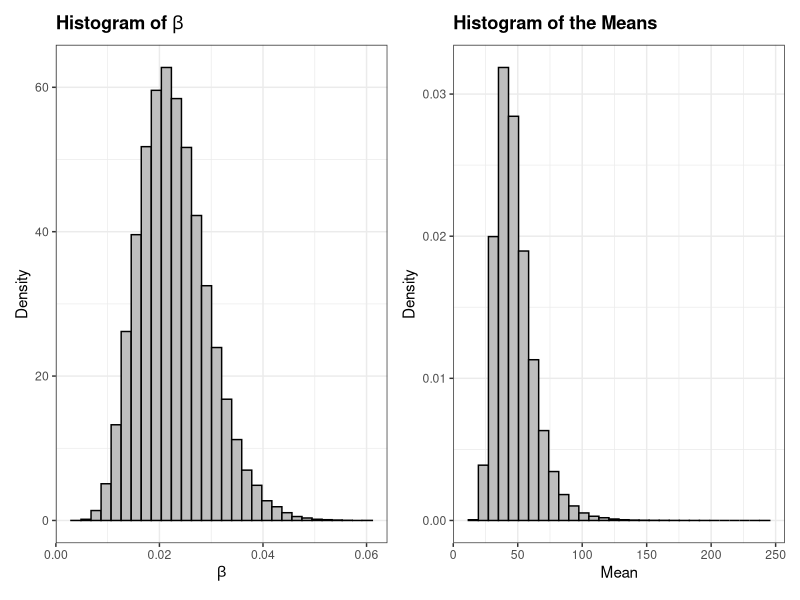
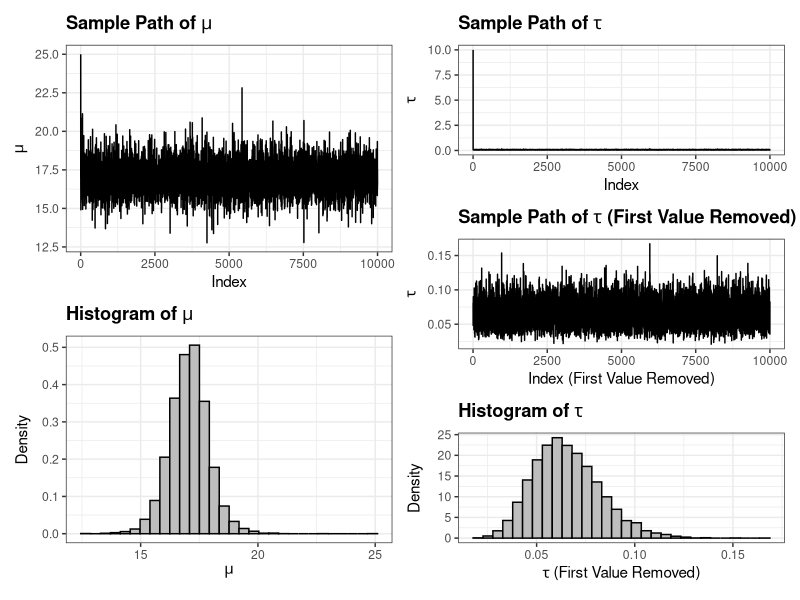
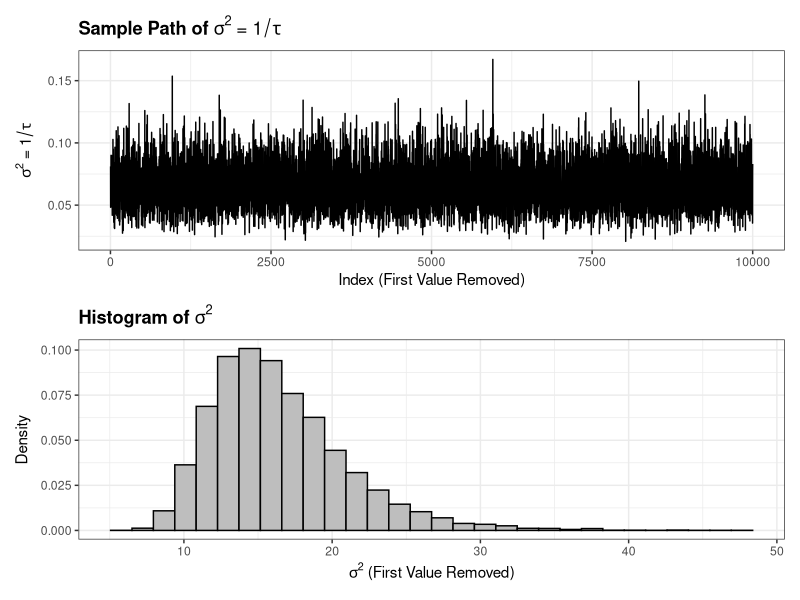
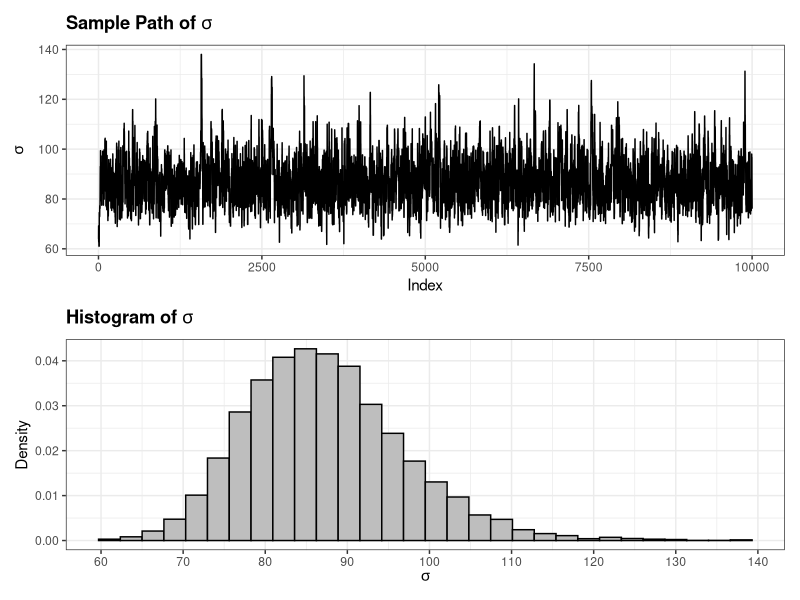
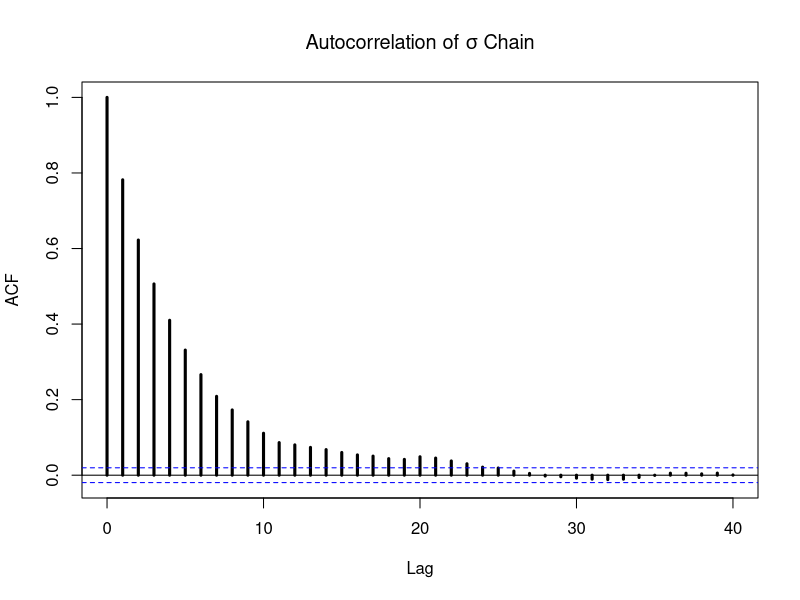
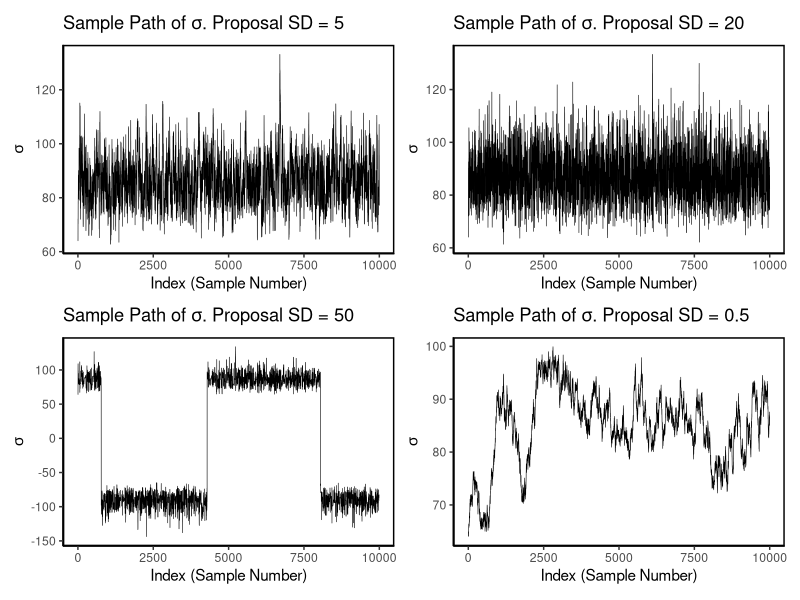
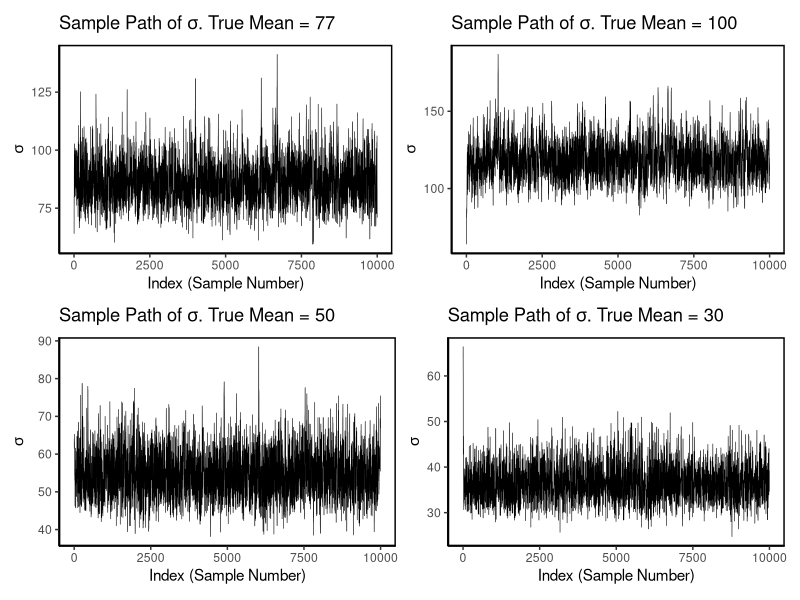
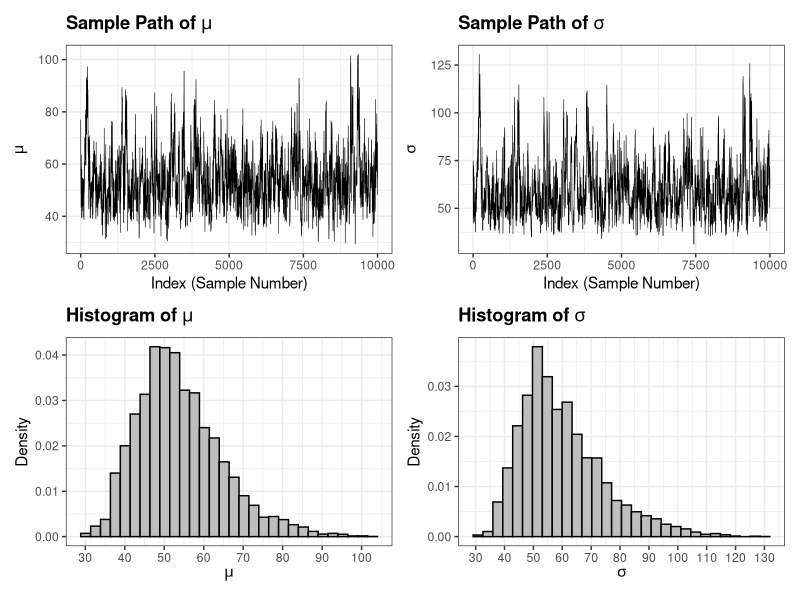

Reproduce these figures in R, in order.
## ---- chunk 1
knitr::opts_chunk$set(echo = TRUE, fig.align="center")
library(caret)
library(tidyverse)
img_path <- "svmFigs/"
## ---- chunk 2
set.seed(2026)
x <- c(1,5,3,2,4)
mu <- rnorm(n = 500000, mean = mean(x), sd = sqrt(2.5/5))
quantile(mu, c(0.025, 0.975))
## ---- chunk 3
sigma_sq0 <- 1
mean_mu <- 1/(1/sigma_sq0 + 5/2.5) * (6/sigma_sq0 + 5*mean(x)/2.5)
sigma_mu <- sqrt(1/(1/sigma_sq0 + 5/2.5))
mu <- rnorm(500000, mean_mu, sigma_mu)
quantile(mu, c(0.025, 0.975))
## ---- chunk 4
sigma_sq0 <- 10
mean_mu <- 1/(1/sigma_sq0 + 5/2.5) * (6/sigma_sq0 + 5*mean(x)/2.5)
sigma_mu <- sqrt(1/(1/sigma_sq0 + 5/2.5))
mu <- rnorm(500000, mean_mu, sigma_mu)
quantile(mu, c(0.025, 0.975))
## ---- chunk 5
x <- c(18.9, 146.5, 12.4, 12.1, 80.4, 37.1, 37.0, 127.5, 4.2, 12.8, 25.9, 9.8) 
shape <- 1/40 + 12*1
rate <- 1 + sum(x)
beta <- rgamma(100000, shape, rate)
quantile(beta, c(0.025, 0.975))
quantile(1/beta, c(0.025, 0.975))
## ---- chunk 6
#| label: hist_beta
#| echo: false
#| out-width: 75%
library(patchwork) |> suppressPackageStartupMessages()
x <- c(18.9, 146.5, 12.4, 12.1, 80.4, 37.1, 37.0, 127.5, 4.2, 12.8, 25.9, 9.8) 
shape <- 1/40 + 12*1
rate <- 1 + sum(x)
beta <- rgamma(100000, shape, rate)
p1 <- ggplot(data.frame(beta = beta), aes(x = beta)) +
  geom_histogram(aes(y = after_stat(density)), bins = 30, color = "black", fill = "gray") +
  labs(x = expression(beta), y = "Density", title = expression(paste(bold("Histogram of "), beta))) +
  theme_bw()
p2 <- ggplot(data.frame(beta = beta), aes(x = 1/beta)) +
  geom_histogram(aes(y = after_stat(density)), bins = 30, color = "black", fill = "gray") +
  labs(x = "Mean", y = "Density", title = expression(bold("Histogram of the Means"))) +
  theme_bw()
# hist(beta, breaks = 30, mgp = c(2.7, 1, 0), 
#      cex.lab = 1.5, main = expression(paste(bold("Histogram of "), beta)), 
#      xlab = expression(beta), cex.main = 1.5, freq = F)
# hist(1 / beta, breaks = 30, mgp = c(2.7, 1, 0), cex.lab = 1.5, 
#      main = expression(bold("Histogram of the Means")), xlab = "Mean", 
#      cex.main = 1.5, freq = F)
p1 + p2
## ---- chunk 7
t.test(x)$conf.int
set.seed(2026)
means <- c()
for(i in 1:10000) {  
  index <- sample(1:length(x), length(x), replace = T)
  means[i] <- mean(x[index])
}
quantile(means, c(0.025, 0.975))
## ---- chunk 8
x <- c(23.3, 14.5, 19.0, 20.2,  5.4, 23.8, 21.3, 12.8, 17.6, 19.8,
       11.0, 21.5, 15.7, 22.1, 21.0, 13.7, 14.9, 13.8, 17.1, 11.3)
nsamps <- 10000
mu <- rep(0, nsamps)  # Initialize the mu vector
mu[1] <- 25           # Starting value of mu
tau <- rep(0, nsamps) # Initialize the tau vector
tau[1] <- 10          # Starting value of tau
for(i in 1:(nsamps - 1)) {
  mu[i+1] <- rnorm(n = 1, mean = 1/(1/100 + 20*tau[i]) * (25/100 + 339.8*tau[i]),
                   sd = 1/(1/100 + 20*tau[i]))
  tau[i+1] = rgamma(n = 1, shape = 15, rate = 1/2 + 1/2 * sum((x - mu[i+1])^2))
}
## ---- chunk 9
mcmc_df <- data.frame(num = 1:nsamps, mu = mu, tau = tau)
p1 <- ggplot(mcmc_df, aes(x = num, y = mu)) +
  geom_line() +
  theme_bw() +
  labs(x = "Index", y = expression(mu), title = expression(paste(bold("Sample Path of "), mu)))

p2 <- ggplot(mcmc_df, aes(x = mu)) +
  geom_histogram(aes(y = after_stat(density)), color = "black", bins = 30, fill = "gray") +
  theme_bw() +
  labs(x = expression(mu), y = "Density", title = expression(paste(bold("Histogram of "), mu)))

p3 <- ggplot(mcmc_df, aes(x = num, y = tau)) +
  geom_line() +
  theme_bw() +
  labs(x = "Index", y = expression(tau), title = expression(paste(bold("Sample Path of "), tau)))

p4 <- ggplot(mcmc_df[2:nsamps,], aes(x = num, y = tau)) +
  geom_line() +
  theme_bw() +
  labs(x = "Index (First Value Removed)", y = expression(tau), 
       title = expression(paste(bold("Sample Path of "), tau, bold(" (First Value Removed)"))))


p5 <- ggplot(mcmc_df[2:nsamps,], aes(x = tau)) +
  geom_histogram(aes(y = after_stat(density)), color = "black", bins = 30, fill = "gray") +
  theme_bw() +
  labs(x = expression(paste(tau, " (First Value Removed)")), y = "Density", 
       title = expression(paste(bold("Histogram of "), tau)))

(p1/p2) | (p3/p4/p5)

## ---- chunk 10
p6 <- ggplot(mcmc_df[2:nsamps,], aes(x = num, y = tau)) +
  geom_line() +
  theme_bw() +
  labs(x = "Index (First Value Removed)", y = expression(paste(sigma^2, " = ", 1/tau)), 
       title = expression(paste(bold("Sample Path of "), sigma^2, " = ", 1/tau)))

p7 <- ggplot(mcmc_df[2:nsamps,], aes(x = 1/tau)) +
  geom_histogram(aes(y = after_stat(density)), color = "black", bins = 30, fill = "gray") +
  theme_bw() +
  labs(x = expression(paste(sigma^2, " (First Value Removed)")), y = "Density", 
       title = expression(paste(bold("Histogram of "), sigma^2)))
# (p6 | p7)
p6 / p7
## ---- chunk 11
set.seed(2026)
grocery <- c(1, 3, 4, 5, 5, 8, 11, 12, 15, 15, 16, 19, 21, 25, 26, 27, 30,
             35, 35, 46, 50, 55, 57, 72, 78, 85, 93, 137, 158, 212, 269)
nsamps <- 10000
sigma <- rep(0,nsamps)
sigma[1] <- 64
mu <- 77
n <- length(grocery) # 31
for(i in 1:(nsamps - 1)) {
    sigma_star <- rnorm(1, sigma[i], 10)
    logf1 <- n * mu^2 / sigma_star^2 * log(mu / sigma_star^2) -
            n * log(gamma(mu^2 / sigma_star^2)) +
            (mu^2 / sigma_star^2 - 1) * sum(log(grocery)) -
            sigma_star / 50 - mu / sigma_star^2 * sum(grocery)
    logf2 <- n * mu^2 / sigma[i]^2 * log(mu/sigma[i]^2) -
            n * log(gamma(mu^2 / sigma[i]^2)) +
            (mu^2 / sigma[i]^2 - 1) * sum(log(grocery)) -
            sigma[i] / 50 - mu / sigma[i]^2 * sum(grocery)
    if(log(runif(1)) < (logf1 - logf2)) {
     	sigma[i+1] <- sigma_star
    } else {
     	sigma[i+1] <- sigma[i]
    }
}
## ---- chunk 12
sigma_mcmc_df <- data.frame(num = 1:nsamps, sigma = sigma)
p1 <- ggplot(sigma_mcmc_df, aes(x = num, y = sigma)) +
  geom_line() +
  theme_bw() +
  labs(x = "Index", y = expression(sigma), 
       title = expression(paste(bold("Sample Path of "), sigma)))

p2 <- ggplot(sigma_mcmc_df, aes(x = sigma)) +
  geom_histogram(aes(y = after_stat(density)), color = "black", bins = 30, fill = "gray") +
  scale_x_continuous(breaks = seq(50, 150, 10)) +
  theme_bw() +
  labs(x = expression(sigma), y = "Density", 
       title = expression(paste(bold("Histogram of "), sigma)))
# (p6 | p7)
p1 / p2
## ---- chunk 13
acf(sigma, main = expression(paste("Autocorrelation of ", sigma, " Chain")), lwd = 3)
## ---- chunk 14
set.seed(14)
nsamps <- 10000
sigma <- rep(0, nsamps)
sigma[1] <- 64
mu <- 77
n <- length(grocery) # 31
proposal_num <- 0
for (proposal_sig in c(5, 20, 50, 0.5)) {
  proposal_num <- proposal_num + 1
  for (i in 1:(nsamps - 1)) {
    sigma_star <- rnorm(1, sigma[i], proposal_sig)
    logf1 <- n * mu^2 / sigma_star^2 * log(mu / sigma_star^2) -
      n * log(gamma(mu^2 / sigma_star^2)) +
      (mu^2 / sigma_star^2 - 1) * sum(log(grocery)) -
      sigma_star / 50 - mu / sigma_star^2 * sum(grocery)
    logf2 <- n * mu^2 / sigma[i]^2 * log(mu / sigma[i]^2) -
      n * log(gamma(mu^2 / sigma[i]^2)) +
      (mu^2 / sigma[i]^2 - 1) * sum(log(grocery)) -
      sigma[i] / 50 - mu / sigma[i]^2 * sum(grocery)
    if (log(runif(1)) < (logf1 - logf2)) {
      sigma[i + 1] <- sigma_star
    } else {
      sigma[i + 1] <- sigma[i]
    }
  }
  assign(
    paste0("p", proposal_num),
    ggplot(data.frame(num = 1:nsamps, sigma = sigma), aes(x = num, y = sigma)) +
      geom_line(linewidth = 0.2) +
      labs(x = "Index (Sample Number)", y = expression(sigma),
           title = bquote(paste("Sample Path of ", sigma, ". Proposal SD = ", .(proposal_sig)))) +
      theme_classic() +
      theme(
        panel.border = element_rect(colour = "black", fill = NA, linewidth = 1)
        )
  )
  # print(1 + 2 * sum(abs(acf(sigma, lag.max = 100, plot = F)$acf)))
}
(p1 | p2) / (p3 | p4)
## ---- chunk 15
set.seed(14)
nsamps <- 10000
sigma <- rep(0, nsamps)
sigma[1] <- 64
n <- length(grocery) # 31
mu_num <- 0
for (mu in c(77, 100, 50, 30)) {
  mu_num <- mu_num + 1
  for (i in 1:(nsamps - 1)) {
    sigma_star <- rnorm(1, sigma[i], 10)
    logf1 <- n * mu^2 / sigma_star^2 * log(mu / sigma_star^2) -
      n * log(gamma(mu^2 / sigma_star^2)) +
      (mu^2 / sigma_star^2 - 1) * sum(log(grocery)) -
      sigma_star / 50 - mu / sigma_star^2 * sum(grocery)
    logf2 <- n * mu^2 / sigma[i]^2 * log(mu / sigma[i]^2) -
      n * log(gamma(mu^2 / sigma[i]^2)) +
      (mu^2 / sigma[i]^2 - 1) * sum(log(grocery)) -
      sigma[i] / 50 - mu / sigma[i]^2 * sum(grocery)
    if (log(runif(1)) < (logf1 - logf2)) {
      sigma[i + 1] <- sigma_star
    } else {
      sigma[i + 1] <- sigma[i]
    }
  }
  assign(
    paste0("p", mu_num),
    ggplot(data.frame(num = 1:nsamps, sigma = sigma), aes(x = num, y = sigma)) +
      geom_line(linewidth = 0.2) +
      labs(x = "Index (Sample Number)", y = expression(sigma),
           title = bquote(paste("Sample Path of ", sigma, ". True Mean = ", .(mu)))) +
      theme_classic() +
      theme(
        panel.border = element_rect(colour = "black", fill = NA, linewidth = 1)
        )
  )
  # print(quantile(sigma, c(0.025, 0.975)))
  # print(mean(sigma))
  # print(1 + 2 * sum(abs(acf(sigma, lag.max = 100, plot = F)$acf)))
}
(p1 | p2) / (p3 | p4)
## ---- chunk 16
set.seed(2026)
nsamps <- 10000
sigma <- rep(0,nsamps)
sigma[1] <- 64
mu <- rep(0,nsamps)
mu[1] <- 77
n <- length(grocery) # 31
for(i in 1:(nsamps - 1)){
    mu_star <- rnorm(1, mu[i], 10)
    sigma_star <- rnorm(1, sigma[i], 10)
    logf1 <- n * mu_star^2 / sigma_star^2 * log(mu_star/sigma_star^2) -
	            n * log(gamma(mu_star^2 / sigma_star^2)) +
	            (mu_star^2 / sigma_star^2 - 1) * sum(log(grocery)) -
	            mu_star / 70 - sigma_star / 50 - 
              mu_star / sigma_star^2 * sum(grocery)
    logf2 <- n * mu[i]^2 / sigma[i]^2 * log(mu[i] / sigma[i]^2) -
	            n * log(gamma(mu[i]^2 / sigma[i]^2)) +
	            (mu[i]^2 / sigma[i]^2 - 1) * sum(log(grocery)) -
	            mu[i] / 70 - sigma[i] / 50 - 
              mu[i] / sigma[i]^2 * sum(grocery)
    if(log(runif(1)) < (logf1 - logf2)) {
		       mu[i+1] <- mu_star
	    	  sigma[i+1] <- sigma_star
	    } else {
	       mu[i+1] <- mu[i]
	       sigma[i+1] <- sigma[i]
	    }
}
## ---- chunk 17
mu_sigma_mcmc_df <- data.frame(num = 1:nsamps, sigma = sigma, mu = mu)

p1 <- ggplot(mu_sigma_mcmc_df, aes(x = num, y = mu)) +
  geom_line(linewidth = 0.2) +
  theme_bw() +
  labs(x = "Index (Sample Number)", y = expression(mu), 
       title = expression(paste(bold("Sample Path of "), mu)))

p2 <- ggplot(mu_sigma_mcmc_df, aes(x = mu)) +
  geom_histogram(aes(y = after_stat(density)), color = "black", bins = 30, fill = "gray") +
  scale_x_continuous(breaks = seq(0, 150, 10)) +
  theme_bw() +
  labs(x = expression(mu), y = "Density", 
       title = expression(paste(bold("Histogram of "), mu)))

p3 <- ggplot(mu_sigma_mcmc_df, aes(x = num, y = sigma)) +
  geom_line(linewidth = 0.2) +
  theme_bw() +
  labs(x = "Index (Sample Number)", y = expression(sigma), 
       title = expression(paste(bold("Sample Path of "), sigma)))

p4 <- ggplot(mu_sigma_mcmc_df, aes(x = sigma)) +
  geom_histogram(aes(y = after_stat(density)), color = "black", bins = 30, fill = "gray") +
  scale_x_continuous(breaks = seq(0, 150, 10)) +
  theme_bw() +
  labs(x = expression(sigma), y = "Density", 
       title = expression(paste(bold("Histogram of "), sigma)))
p1 / p2 | p3 / p4
## ---- chunk 18
1 + 2 * sum(abs(acf(mu, lag.max = 100, plot = F)$acf))    # tau_int for mu
1 + 2 * sum(abs(acf(sigma, lag.max = 100, plot = F)$acf)) # tau_int for sigma
